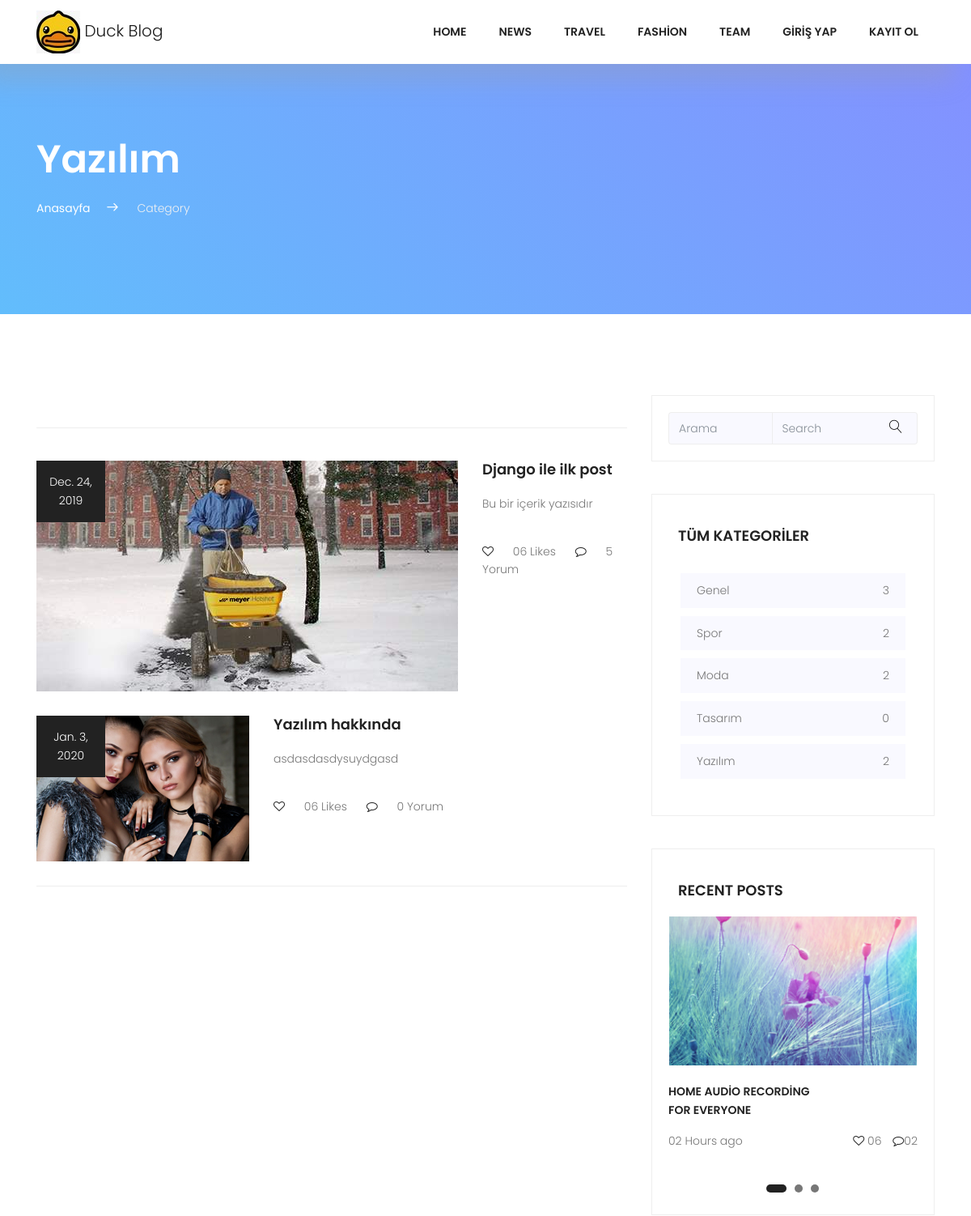
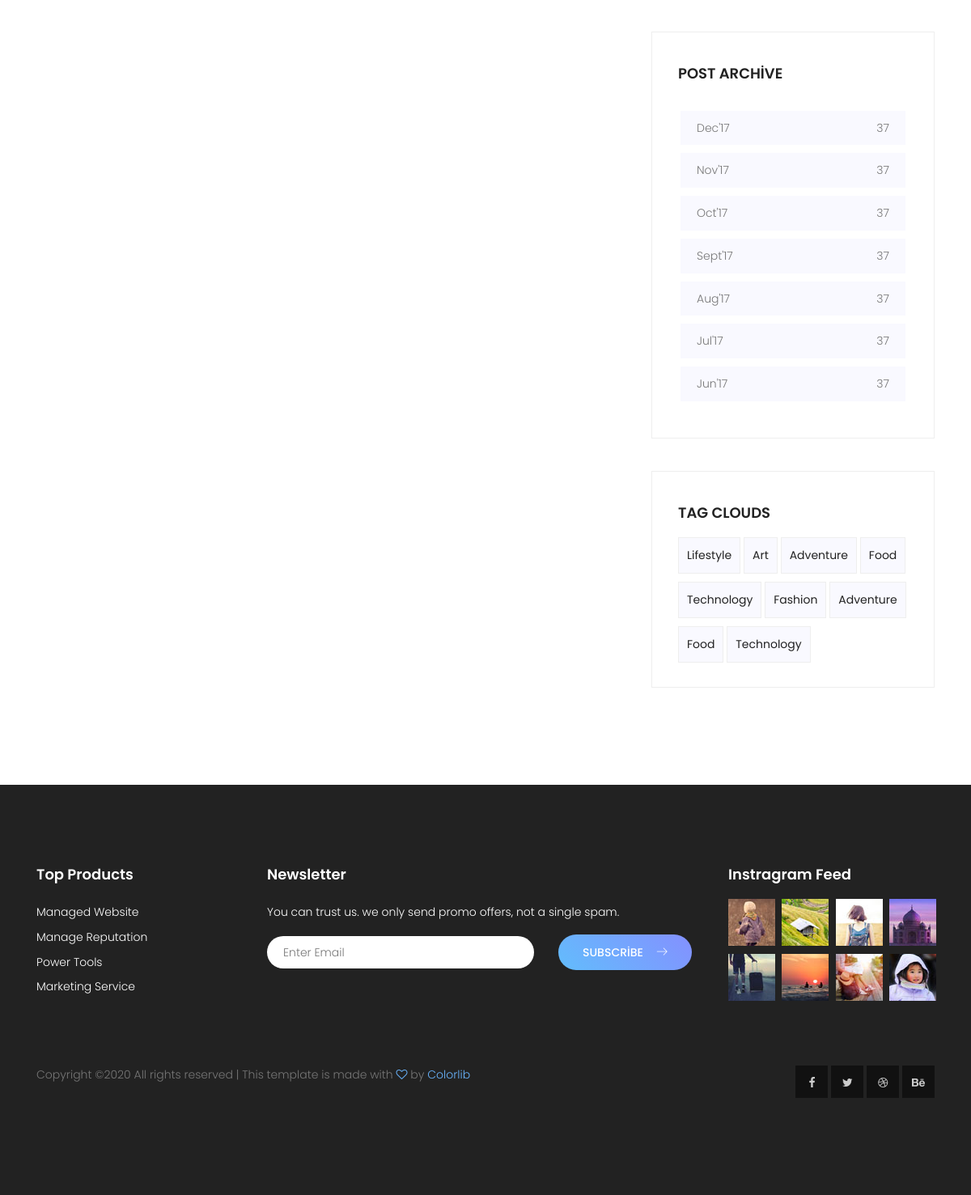
Page /category/yazlm on the committed database (2 pictures, top to bottom).
### posts/models.py (models this page shows, shortened)
class Category(models.Model):
    title = models.CharField(max_length=150)
    slug = models.SlugField(unique=True,editable=False)
    def postCount(self):
        return self.posts.all().count()

class Post(models.Model):
    user = models.ForeignKey(settings.AUTH_USER_MODEL,on_delete=models.CASCADE,default=1,related_name="userposts") # 1 burada root demek
    title = models.CharField(max_length=150)
    image = models.ImageField(upload_to='uploads/',blank=True) # true demek boş bırakılabilir
    content = models.TextField()
    slug = models.SlugField(unique=True,editable=False)
    created = models.DateField(auto_now_add=True)
    updated = models.DateField(auto_now=True)
    category = models.ForeignKey(Category,on_delete=models.CASCADE,related_name="posts")
    tag = models.ManyToManyField(Tag,related_name='posts')
    def commentCount(self):
        return self.comments.all().count()

### posts/views.py (the view)
# urls.py: path('category/<slug:slug>',views.CategoryDetail.as_view(),name="category-detail"),
class CategoryDetail(DetailView):
    model = Category
    template_name = "categories/detail.html"
    context_object_name = "category"
    def get_context_data(self, **kwargs):
        context = super(CategoryDetail,self).get_context_data(**kwargs)
        context["allCategories"] = Category.objects.all()
        return context

### posts/templates/categories/detail.html (shortened to what this page needs)
{% extends "base.html" %}
{% block content %}
            <section class="top-section-area section-gap">
                <div class="container">
                    <div class="row justify-content-between align-items-center d-flex">
                        <div class="col-lg-8 top-left">
                            <h1 class="text-white mb-20">{{ category.title }}</h1>
                            <ul>
                                <li><a href="{% url 'index' %}">Anasayfa</a><span class="lnr lnr-arrow-right"></span></li>
                                <li><span style="color:#f1f1f1">Category</span></li>
                            </ul>
                        </div>
                    </div>
                </div>
            </section>
    <div class="post-wrapper pt-100">
        <section class="post-area">
            <div class="container">
                <div class="row justify-content-center d-flex">
                    <div class="col-lg-8">
                        <div class="post-lists">
                            {% for post in category.posts.all %}
                            <div class="single-list flex-row d-flex">
                                <div class="thumb">
                                    <div class="date">
                                        {{ post.created }}
                                    </div>
                                    <img src="{{ post.image.url }}" alt="">
                                </div>
                                <div class="detail">
                                    <a href="{% url 'single' post.slug %}"><h4 class="pb-20">{{ post.title }}</h4></a>
                                    <p>
                                        {{ post.content|truncatechars:100 }}
                                    </p>
                                    <p class="footer pt-20">
                                    <i class="fa fa-heart-o" aria-hidden="true"></i>
                                    <a href="#">06 Likes</a>     <i class="ml-20 fa fa-comment-o" aria-hidden="true"></i> <a href="#">{{ post.commentCount }} Yorum</a>
                                    </p>
                                </div>
                            </div>
                            {% endfor %}
                        </div>
                    </div>
                    <div class="col-lg-4 sidebar-area">
                        <div class="single_widget search_widget">
                            <div id="imaginary_container">
                                <form action="{% url 'search' %}" method="GET">
                                <div class="input-group stylish-input-group">
                                    <input type="text" class="form-control" name="q"  placeholder="Arama" >
                                    <input type="text" class="form-control"  placeholder="Search" >
                                    <span class="input-group-addon">
                                        <button type="submit">
                                            <span class="lnr lnr-magnifier"></span>
                                        </button>
                                    </span>
                                </div>
                                    </form>
                            </div>
                        </div>
                        <div class="single_widget cat_widget">
                            <h4 class="text-uppercase pb-20">Tüm Kategoriler</h4>
                            <ul>
                                {% for category in allCategories %}
                                <li>
                                    <a href="{% url 'category-detail' category.slug %}">{{ category.title }}<span>{{ category.postCount }}</span></a>
                                </li>
                                 {% endfor %}
                            </ul>
                        </div>
                        <div class="single_widget recent_widget">
                            <h4 class="text-uppercase pb-20">Recent Posts</h4>
                            <div class="active-recent-carusel">
                                <div class="item">
                                    <img src="img/asset/slider.jpg" alt="">
                                    <p class="mt-20 title text-uppercase">Home Audio Recording <br>
                                    For Everyone</p>
                                    <p>02 Hours ago <span> <i class="fa fa-heart-o" aria-hidden="true"></i>
                                    06 <i class="fa fa-comment-o" aria-hidden="true"></i>02</span></p>
                                </div>
                            </div>
                        </div>
                        <div class="single_widget cat_widget">
                            <h4 class="text-uppercase pb-20">post archive</h4>
                            <ul>
                                <li>
                                    <a href="#">Dec'17 <span>37</span></a>
                                </li>
                                <li>
                                    <a href="#">Nov'17 <span>37</span></a>
                                </li>
                                <li>
                                    <a href="#">Oct'17 <span>37</span></a>
                                </li>
                                <li>
                                    <a href="#">Sept'17 <span>37</span></a>
                                </li>
                                <li>
                                    <a href="#">Aug'17 <span>37</span></a>
                                </li>
                                <li>
                                    <a href="#">Jul'17 <span>37</span></a>
                                </li>
                                <li>
                                    <a href="#">Jun'17 <span>37</span></a>
                                </li>
                            </ul>
                        </div>
                        <div class="single_widget tag_widget">
                            <h4 class="text-uppercase pb-20">Tag Clouds</h4>
                            <ul>
                                <li><a href="#">Lifestyle</a></li>
                                <li><a href="#">Art</a></li>
                                <li><a href="#">Adventure</a></li>
                                <li><a href="#">Food</a></li>
                                <li><a href="#">Technology</a></li>
                                <li><a href="#">Fashion</a></li>
                                <li><a href="#">Adventure</a></li>
                                <li><a href="#">Food</a></li>
                                <li><a href="#">Technology</a></li>
                            </ul>
                        </div>
                    </div>
                </div>
            </div>
        </section>
    </div>
{% endblock %}

### posts/templates/base.html (shortened to what this page needs)
{%  load static %}
<!DOCTYPE html>
	<html lang="tr" class="no-js">
	<head>
			<link rel="stylesheet" href="{%  static "css/linearicons.css" %}">
			<link rel="stylesheet" href="{%  static "css/font-awesome.min.css" %}">
			<link rel="stylesheet" href="{%  static "css/bootstrap.css" %}">
			<link rel="stylesheet" href="{%  static "css/owl.carousel.css" %}">
			<link rel="stylesheet" href="{%  static "css/main.css" %}">
		</head>
		<body>
			<header class="default-header">
				<nav class="navbar navbar-expand-lg navbar-light">
					<div class="container">
						  <a class="navbar-brand" href="/">
                              <img src="{% static "img/duck.png" %}" alt="",<h1> Duck Blog</h1>
						  </a>
						  <div class="collapse navbar-collapse justify-content-end align-items-center" id="navbarSupportedContent">
						    <ul class="navbar-nav">
								<li><a href="#home">Home</a></li>
								<li><a href="#news">News</a></li>
								<li><a href="#travel">Travel</a></li>
								<li><a href="#fashion">fashion</a></li>
								<li><a href="#team">team</a></li>
                                {%  if user.is_authenticated %}
							    <li class="dropdown">
							      <a class="dropdown-toggle" href="#" id="navbardrop" data-toggle="dropdown">
							        {{ user.username }}
							      </a>
							      <div class="dropdown-menu">
							        <a class="dropdown-item" href="/profile">Profilim</a>
                                    <a class="dropdown-item" href="{% url 'createPost' %}">Yazı Ekle</a>
							        <a class="dropdown-item" href={% url 'password_change' %}>Şifre Değiştir</a>
                                      <a class="dropdown-item" href="{% url "logout" %}">Çıkış Yap</a>
							      </div>
							    </li>
                                {%  else %}
                                <li><a href="{% url "login" %}">Giriş Yap</a></li>
                                <li><a href="/register">Kayıt Ol</a></li>
                                {% endif %}
						    </ul>
						  </div>
					</div>
				</nav>
			</header>
            {%  block content %}
            {%  endblock %}
			<footer class="footer-area section-gap">
				<div class="container">
					<div class="row">
						<div class="col-lg-3  col-md-12">
							<div class="single-footer-widget">
								<h6>Top Products</h6>
								<ul class="footer-nav">
									<li><a href="#">Managed Website</a></li>
									<li><a href="#">Manage Reputation</a></li>
									<li><a href="#">Power Tools</a></li>
									<li><a href="#">Marketing Service</a></li>
								</ul>
							</div>
						</div>
						<div class="col-lg-6  col-md-12">
							<div class="single-footer-widget newsletter">
								<h6>Newsletter</h6>
								<p>You can trust us. we only send promo offers, not a single spam.</p>
								<div id="mc_embed_signup">
									<form target="_blank" novalidate="true" action="https://spondonit.us12.list-manage.com/subscribe/post?u=1462626880ade1ac87bd9c93a&amp;id=92a4423d01" method="get" class="form-inline">
										<div class="form-group row" style="width: 100%">
											<div class="col-lg-8 col-md-12">
												<input name="EMAIL" placeholder="Enter Email" onfocus="this.placeholder = ''" onblur="this.placeholder = 'Enter Email '" required="" type="email">
											</div>
											<div class="col-lg-4 col-md-12">
												<button class="nw-btn primary-btn">Subscribe<span class="lnr lnr-arrow-right"></span></button>
											</div>
										</div>
									</form>
								</div>
							</div>
						</div>
						<div class="col-lg-3  col-md-12">
							<div class="single-footer-widget mail-chimp">
								<h6 class="mb-20">Instragram Feed</h6>
								<ul class="instafeed d-flex flex-wrap">
									<li><img src="{% static "img/i1.jpg" %} " alt=""></li>
									<li><img src="{% static "img/i2.jpg" %} " alt=""></li>
									<li><img src="{% static "img/i3.jpg" %} " alt=""></li>
									<li><img src="{% static "img/i4.jpg" %} " alt=""></li>
									<li><img src="{% static "img/i5.jpg" %} " alt=""></li>
									<li><img src="{% static "img/i6.jpg" %} " alt=""></li>
									<li><img src="{% static "img/i7.jpg" %} " alt=""></li>
									<li><img src="{% static "img/i8.jpg" %} " alt=""></li>
								</ul>
							</div>
						</div>
					</div>
					<div class="row footer-bottom d-flex justify-content-between">
						<p class="col-lg-8 col-sm-12 footer-text">Copyright &copy;<script>document.write(new Date().getFullYear());</script> All rights reserved | This template is made with <i class="fa fa-heart-o" aria-hidden="true"></i> by <a href="https://colorlib.com" target="_blank">Colorlib</a></p>
						<div class="col-lg-4 col-sm-12 footer-social">
							<a href="#"><i class="fa fa-facebook"></i></a>
							<a href="#"><i class="fa fa-twitter"></i></a>
							<a href="#"><i class="fa fa-dribbble"></i></a>
							<a href="#"><i class="fa fa-behance"></i></a>
						</div>
					</div>
				</div>
			</footer>
		</body>
	</html>

### rows in the picture
Category: title "Yazılım", postCount "2"
Post: created "Dec. 24, 2019", image (picture), title "Django ile ilk post", content "Bu bir içerik yazısıdır", commentCount "5"
Post: created "Jan. 3, 2020", image (picture), title "Yazılım hakkında", content "asdasdasdysuydgasd", commentCount "0"
Category: title "Genel", postCount "3"
Category: title "Spor", postCount "2"
Category: title "Moda", postCount "2"
Category: title "Tasarım", postCount "0"
